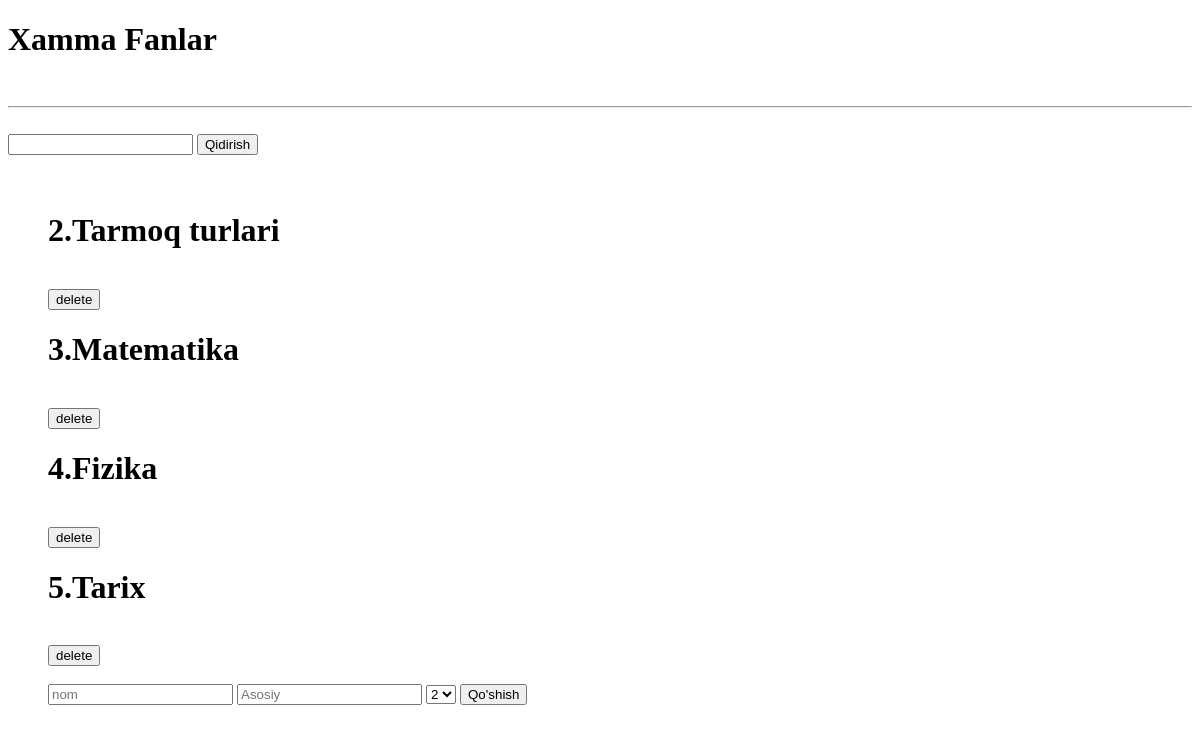
The app's page /fanlar/, older data.
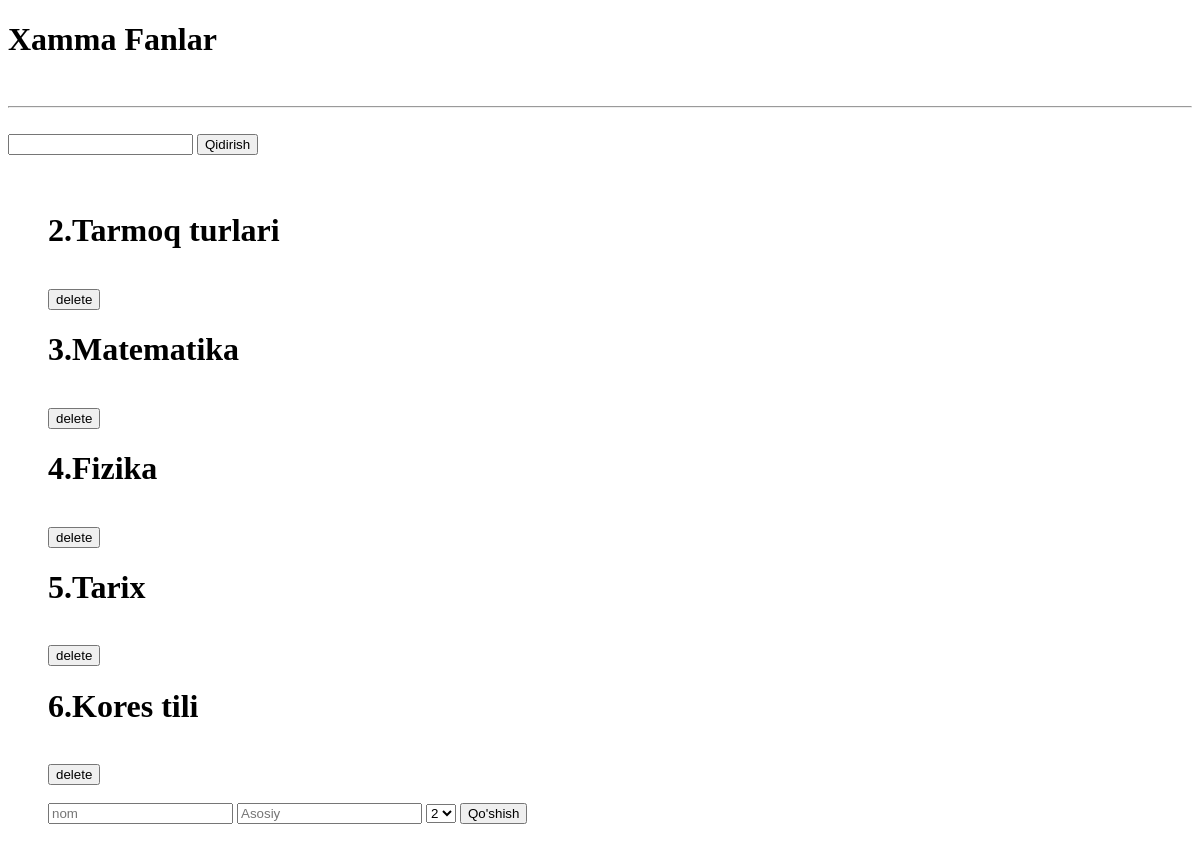
The same page, newer data.
### asosiy/models.py (models this page shows, shortened)
class Fan(models.Model):
    nom = models.CharField(max_length=100)
    yonalish = models.ForeignKey(Yonalish, on_delete=models.CASCADE)
    asosiy = models.BooleanField(default=False)

### asosiy/views.py (the view, shortened to what this page needs)
# urls.py: path('fanlar/', fanlar),
def fanlar(request):
    soz=request.GET.get('qidiruv')
    if soz=='' or soz is None:
       content={
           "fanlar":Fan.objects.all(),
           "yonalish":Yonalish.objects.all()
        }
    else:
        content={
            "fanlar":Fan.objects.filter(ism__contains=soz)
        }
    return render(request,"fan.html",content)

### templates/fan.html (shortened to what this page needs)
<!DOCTYPE html>
<html>
  <head>
  </head>
  <body>
    <h1>Xamma Fanlar</h1>
     <br>
    <hr>
    <br>
    <form method="get">
      <input type="text" name="qidiruv">
      <button>Qidirish</button>
    </form>
    <br>
    <br>
    <ul>
      {% for k in fanlar%}
      <h1>{{k.id}}.{{k.nom}}</h1>
      <br>
      <a href="/bitta_ochir/{{i.id}}/"><button>delete</button></a>
  {% endfor%}
         <br>
         <br>
             <form method="post">{% csrf_token %}
        <input type="text" name="nom" placeholder="nom">
        <input type="text" name="asosiy" placeholder="Asosiy">
        <select name="y">
            {% for i in yonalish%}
            <option value={{i.id}}>{{i.id}}</option>
            {% endfor %}
        </select>
        <button type="submit">Qo'shish</button>
    </form>
    <br>
    <br>
   </ul>
  </body>
</html>

Row changes from the older to the newer data that the page shows:
added Fan: id "6", nom "Kores tili"
